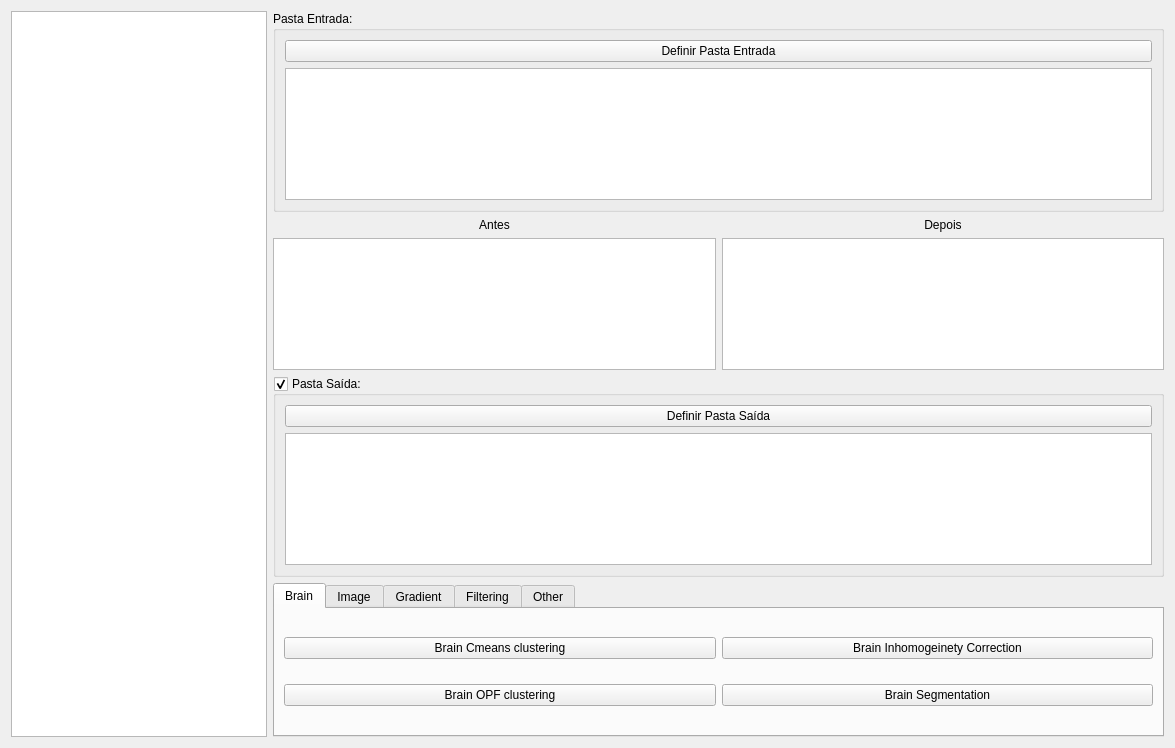
<?xml version="1.0" encoding="UTF-8"?>
<ui version="4.0">
 <class>DragDrop</class>
 <widget class="QWidget" name="DragDrop">
  <property name="geometry">
   <rect>
    <x>0</x>
    <y>0</y>
    <width>1175</width>
    <height>748</height>
   </rect>
  </property>
  <property name="windowTitle">
   <string>Form</string>
  </property>
  <layout class="QGridLayout" name="gridLayout_4">
   <item row="0" column="1">
    <widget class="QGroupBox" name="groupBoxEntrada">
     <property name="title">
      <string>Pasta Entrada:</string>
     </property>
     <layout class="QGridLayout" name="gridLayout_3">
      <item row="1" column="0">
       <widget class="QGraphicsView" name="graphicsViewInput">
        <property name="dragMode">
         <enum>QGraphicsView::ScrollHandDrag</enum>
        </property>
       </widget>
      </item>
      <item row="0" column="0">
       <widget class="PushButton" name="pushButtonInputFolder">
        <property name="acceptDrops">
         <bool>true</bool>
        </property>
        <property name="text">
         <string>Definir Pasta Entrada</string>
        </property>
       </widget>
      </item>
     </layout>
    </widget>
   </item>
   <item row="1" column="1">
    <layout class="QGridLayout" name="gridLayout">
     <item row="0" column="0">
      <widget class="QLabel" name="label">
       <property name="text">
        <string>Antes</string>
       </property>
       <property name="alignment">
        <set>Qt::AlignCenter</set>
       </property>
      </widget>
     </item>
     <item row="1" column="0">
      <widget class="GraphicsView" name="graphicsViewBefore">
       <property name="dragMode">
        <enum>QGraphicsView::ScrollHandDrag</enum>
       </property>
      </widget>
     </item>
     <item row="0" column="1">
      <widget class="QLabel" name="label_2">
       <property name="text">
        <string>Depois</string>
       </property>
       <property name="alignment">
        <set>Qt::AlignCenter</set>
       </property>
      </widget>
     </item>
     <item row="1" column="1">
      <widget class="GraphicsView" name="graphicsViewAfter">
       <property name="dragMode">
        <enum>QGraphicsView::ScrollHandDrag</enum>
       </property>
      </widget>
     </item>
    </layout>
   </item>
   <item row="2" column="1">
    <widget class="QGroupBox" name="groupBoxSaida">
     <property name="title">
      <string>Pasta Saída:</string>
     </property>
     <property name="checkable">
      <bool>true</bool>
     </property>
     <layout class="QGridLayout" name="gridLayout_2">
      <item row="0" column="0">
       <widget class="PushButton" name="pushButtonOutputFolder">
        <property name="acceptDrops">
         <bool>true</bool>
        </property>
        <property name="text">
         <string>Definir Pasta Saída</string>
        </property>
       </widget>
      </item>
      <item row="1" column="0">
       <widget class="GraphicsView" name="graphicsViewOutput">
        <property name="dragMode">
         <enum>QGraphicsView::ScrollHandDrag</enum>
        </property>
       </widget>
      </item>
     </layout>
    </widget>
   </item>
   <item row="3" column="1">
    <widget class="QTabWidget" name="tabWidget">
     <property name="currentIndex">
      <number>0</number>
     </property>
     <widget class="QWidget" name="tab">
      <attribute name="title">
       <string>Brain</string>
      </attribute>
      <layout class="QGridLayout" name="gridLayout_5">
       <item row="2" column="1">
        <widget class="PushButton" name="pushButtonBW_37">
         <property name="acceptDrops">
          <bool>true</bool>
         </property>
         <property name="text">
          <string>Brain Segmentation</string>
         </property>
         <property name="iconSize">
          <size>
           <width>48</width>
           <height>48</height>
          </size>
         </property>
        </widget>
       </item>
       <item row="0" column="0">
        <widget class="PushButton" name="pushButtonBW_40">
         <property name="acceptDrops">
          <bool>true</bool>
         </property>
         <property name="text">
          <string>Brain Cmeans clustering</string>
         </property>
         <property name="iconSize">
          <size>
           <width>48</width>
           <height>48</height>
          </size>
         </property>
        </widget>
       </item>
       <item row="0" column="1">
        <widget class="PushButton" name="pushButtonBW_39">
         <property name="acceptDrops">
          <bool>true</bool>
         </property>
         <property name="text">
          <string>Brain Inhomogeinety Correction</string>
         </property>
         <property name="iconSize">
          <size>
           <width>48</width>
           <height>48</height>
          </size>
         </property>
        </widget>
       </item>
       <item row="2" column="0">
        <widget class="PushButton" name="pushButtonBW_38">
         <property name="acceptDrops">
          <bool>true</bool>
         </property>
         <property name="text">
          <string>Brain OPF clustering</string>
         </property>
         <property name="iconSize">
          <size>
           <width>48</width>
           <height>48</height>
          </size>
         </property>
        </widget>
       </item>
      </layout>
     </widget>
     <widget class="QWidget" name="tab_2">
      <attribute name="title">
       <string>Image</string>
      </attribute>
      <layout class="QGridLayout" name="gridLayout_8">
       <item row="9" column="1">
        <widget class="PushButton" name="pushButtonBW_7">
         <property name="acceptDrops">
          <bool>true</bool>
         </property>
         <property name="text">
          <string>Image multiply</string>
         </property>
         <property name="iconSize">
          <size>
           <width>48</width>
           <height>48</height>
          </size>
         </property>
        </widget>
       </item>
       <item row="9" column="2">
        <widget class="PushButton" name="pushButtonBW_13">
         <property name="acceptDrops">
          <bool>true</bool>
         </property>
         <property name="text">
          <string>Image Multiply Mask</string>
         </property>
         <property name="iconSize">
          <size>
           <width>48</width>
           <height>48</height>
          </size>
         </property>
        </widget>
       </item>
       <item row="0" column="0">
        <widget class="PushButton" name="pushButtonBW_15">
         <property name="acceptDrops">
          <bool>true</bool>
         </property>
         <property name="text">
          <string>Image Binary Mask</string>
         </property>
         <property name="iconSize">
          <size>
           <width>48</width>
           <height>48</height>
          </size>
         </property>
        </widget>
       </item>
       <item row="6" column="2">
        <widget class="PushButton" name="pushButtonBW_9">
         <property name="acceptDrops">
          <bool>true</bool>
         </property>
         <property name="text">
          <string>Image merge</string>
         </property>
         <property name="iconSize">
          <size>
           <width>48</width>
           <height>48</height>
          </size>
         </property>
        </widget>
       </item>
       <item row="6" column="1">
        <widget class="PushButton" name="pushButtonBW_8">
         <property name="acceptDrops">
          <bool>true</bool>
         </property>
         <property name="text">
          <string>Image IFT watershed</string>
         </property>
         <property name="iconSize">
          <size>
           <width>48</width>
           <height>48</height>
          </size>
         </property>
        </widget>
       </item>
       <item row="3" column="1">
        <widget class="PushButton" name="pushButtonBW_4">
         <property name="acceptDrops">
          <bool>true</bool>
         </property>
         <property name="text">
          <string>Image Equalize</string>
         </property>
         <property name="iconSize">
          <size>
           <width>48</width>
           <height>48</height>
          </size>
         </property>
        </widget>
       </item>
       <item row="0" column="2">
        <widget class="PushButton" name="pushButtonBW_2">
         <property name="acceptDrops">
          <bool>true</bool>
         </property>
         <property name="text">
          <string>Image Cut Horizontal</string>
         </property>
         <property name="iconSize">
          <size>
           <width>48</width>
           <height>48</height>
          </size>
         </property>
        </widget>
       </item>
       <item row="3" column="2">
        <widget class="PushButton" name="pushButtonBW_5">
         <property name="acceptDrops">
          <bool>true</bool>
         </property>
         <property name="text">
          <string>Image Erode</string>
         </property>
         <property name="iconSize">
          <size>
           <width>48</width>
           <height>48</height>
          </size>
         </property>
        </widget>
       </item>
       <item row="0" column="1">
        <widget class="PushButton" name="pushButtonBW_14">
         <property name="acceptDrops">
          <bool>true</bool>
         </property>
         <property name="text">
          <string>Image Color Binary Mask</string>
         </property>
         <property name="iconSize">
          <size>
           <width>48</width>
           <height>48</height>
          </size>
         </property>
        </widget>
       </item>
       <item row="9" column="0">
        <widget class="PushButton" name="pushButtonBW_10">
         <property name="acceptDrops">
          <bool>true</bool>
         </property>
         <property name="text">
          <string>Image minimum spanning forest</string>
         </property>
         <property name="iconSize">
          <size>
           <width>48</width>
           <height>48</height>
          </size>
         </property>
        </widget>
       </item>
       <item row="6" column="0">
        <widget class="PushButton" name="pushButtonBW_6">
         <property name="acceptDrops">
          <bool>true</bool>
         </property>
         <property name="text">
          <string>Image IFT connected components</string>
         </property>
         <property name="iconSize">
          <size>
           <width>48</width>
           <height>48</height>
          </size>
         </property>
        </widget>
       </item>
       <item row="3" column="0">
        <widget class="PushButton" name="pushButtonBW_3">
         <property name="acceptDrops">
          <bool>true</bool>
         </property>
         <property name="text">
          <string>Image Dilate</string>
         </property>
         <property name="iconSize">
          <size>
           <width>48</width>
           <height>48</height>
          </size>
         </property>
        </widget>
       </item>
      </layout>
     </widget>
     <widget class="QWidget" name="tab_3">
      <attribute name="title">
       <string>Gradient</string>
      </attribute>
      <layout class="QGridLayout" name="gridLayout_7">
       <item row="9" column="0">
        <widget class="PushButton" name="pushButtonBW_19">
         <property name="acceptDrops">
          <bool>true</bool>
         </property>
         <property name="text">
          <string>Gradient Sobel</string>
         </property>
         <property name="iconSize">
          <size>
           <width>48</width>
           <height>48</height>
          </size>
         </property>
        </widget>
       </item>
       <item row="6" column="0">
        <widget class="PushButton" name="pushButtonBW_22">
         <property name="acceptDrops">
          <bool>true</bool>
         </property>
         <property name="text">
          <string>Gradient Multi Scale Size Canny</string>
         </property>
         <property name="iconSize">
          <size>
           <width>48</width>
           <height>48</height>
          </size>
         </property>
        </widget>
       </item>
       <item row="3" column="0">
        <widget class="PushButton" name="pushButtonBW_25">
         <property name="acceptDrops">
          <bool>true</bool>
         </property>
         <property name="text">
          <string>Gradient Hole Closing</string>
         </property>
         <property name="iconSize">
          <size>
           <width>48</width>
           <height>48</height>
          </size>
         </property>
        </widget>
       </item>
       <item row="0" column="0">
        <widget class="PushButton" name="pushButtonBW_28">
         <property name="acceptDrops">
          <bool>true</bool>
         </property>
         <property name="text">
          <string>Gradient Canny</string>
         </property>
         <property name="iconSize">
          <size>
           <width>48</width>
           <height>48</height>
          </size>
         </property>
        </widget>
       </item>
       <item row="0" column="1">
        <widget class="PushButton" name="pushButtonBW_27">
         <property name="acceptDrops">
          <bool>true</bool>
         </property>
         <property name="text">
          <string>Gradient Directional Sobel</string>
         </property>
         <property name="iconSize">
          <size>
           <width>48</width>
           <height>48</height>
          </size>
         </property>
        </widget>
       </item>
       <item row="0" column="2">
        <widget class="PushButton" name="pushButtonBW_26">
         <property name="acceptDrops">
          <bool>true</bool>
         </property>
         <property name="text">
          <string>Gradient Gabor</string>
         </property>
         <property name="iconSize">
          <size>
           <width>48</width>
           <height>48</height>
          </size>
         </property>
        </widget>
       </item>
       <item row="3" column="1">
        <widget class="PushButton" name="pushButtonBW_24">
         <property name="acceptDrops">
          <bool>true</bool>
         </property>
         <property name="text">
          <string>Gradient Morphological</string>
         </property>
         <property name="iconSize">
          <size>
           <width>48</width>
           <height>48</height>
          </size>
         </property>
        </widget>
       </item>
       <item row="3" column="2">
        <widget class="PushButton" name="pushButtonBW_23">
         <property name="acceptDrops">
          <bool>true</bool>
         </property>
         <property name="text">
          <string>Gradient Multi Scale Canny</string>
         </property>
         <property name="iconSize">
          <size>
           <width>48</width>
           <height>48</height>
          </size>
         </property>
        </widget>
       </item>
       <item row="6" column="1">
        <widget class="PushButton" name="pushButtonBW_21">
         <property name="acceptDrops">
          <bool>true</bool>
         </property>
         <property name="text">
          <string>Gradient MultiSubScaleCanny</string>
         </property>
         <property name="iconSize">
          <size>
           <width>48</width>
           <height>48</height>
          </size>
         </property>
        </widget>
       </item>
       <item row="6" column="2">
        <widget class="PushButton" name="pushButtonBW_20">
         <property name="acceptDrops">
          <bool>true</bool>
         </property>
         <property name="text">
          <string>Gradient ScaleCanny</string>
         </property>
         <property name="iconSize">
          <size>
           <width>48</width>
           <height>48</height>
          </size>
         </property>
        </widget>
       </item>
       <item row="9" column="1">
        <widget class="PushButton" name="pushButtonBW_18">
         <property name="acceptDrops">
          <bool>true</bool>
         </property>
         <property name="text">
          <string>Gradient Supressed Sobel</string>
         </property>
         <property name="iconSize">
          <size>
           <width>48</width>
           <height>48</height>
          </size>
         </property>
        </widget>
       </item>
      </layout>
     </widget>
     <widget class="QWidget" name="tab_4">
      <attribute name="title">
       <string>Filtering</string>
      </attribute>
      <layout class="QGridLayout" name="gridLayout_6">
       <item row="0" column="0">
        <widget class="PushButton" name="pushButtonBW_34">
         <property name="acceptDrops">
          <bool>true</bool>
         </property>
         <property name="text">
          <string>Filtering adaptive anisotropic</string>
         </property>
         <property name="iconSize">
          <size>
           <width>48</width>
           <height>48</height>
          </size>
         </property>
        </widget>
       </item>
       <item row="4" column="0">
        <widget class="PushButton" name="pushButtonBW_33">
         <property name="acceptDrops">
          <bool>true</bool>
         </property>
         <property name="text">
          <string>Filtering anisotropic</string>
         </property>
         <property name="iconSize">
          <size>
           <width>48</width>
           <height>48</height>
          </size>
         </property>
        </widget>
       </item>
       <item row="2" column="0">
        <widget class="PushButton" name="pushButtonBW_31">
         <property name="acceptDrops">
          <bool>true</bool>
         </property>
         <property name="text">
          <string>Fitering mean</string>
         </property>
         <property name="iconSize">
          <size>
           <width>48</width>
           <height>48</height>
          </size>
         </property>
        </widget>
       </item>
       <item row="0" column="1">
        <widget class="PushButton" name="pushButtonBW_30">
         <property name="acceptDrops">
          <bool>true</bool>
         </property>
         <property name="text">
          <string>Filtering median</string>
         </property>
         <property name="iconSize">
          <size>
           <width>48</width>
           <height>48</height>
          </size>
         </property>
        </widget>
       </item>
       <item row="2" column="1">
        <widget class="PushButton" name="pushButtonBW_32">
         <property name="acceptDrops">
          <bool>true</bool>
         </property>
         <property name="text">
          <string>Filtering gaussian</string>
         </property>
         <property name="iconSize">
          <size>
           <width>48</width>
           <height>48</height>
          </size>
         </property>
        </widget>
       </item>
       <item row="4" column="1">
        <widget class="PushButton" name="pushButtonBW_29">
         <property name="acceptDrops">
          <bool>true</bool>
         </property>
         <property name="text">
          <string>Filtering Optimum Anisotropic</string>
         </property>
         <property name="iconSize">
          <size>
           <width>48</width>
           <height>48</height>
          </size>
         </property>
        </widget>
       </item>
      </layout>
     </widget>
     <widget class="QWidget" name="tab_5">
      <attribute name="title">
       <string>Other</string>
      </attribute>
      <layout class="QGridLayout" name="gridLayout_9">
       <item row="0" column="0">
        <widget class="PushButton" name="pushButtonBW">
         <property name="acceptDrops">
          <bool>true</bool>
         </property>
         <property name="text">
          <string/>
         </property>
         <property name="icon">
          <iconset resource="../qrs/resources.qrc">
           <normaloff>:/icons/bw.jpg</normaloff>:/icons/bw.jpg</iconset>
         </property>
         <property name="iconSize">
          <size>
           <width>48</width>
           <height>48</height>
          </size>
         </property>
        </widget>
       </item>
       <item row="0" column="1">
        <widget class="PushButton" name="pushButtonBatchBW">
         <property name="acceptDrops">
          <bool>true</bool>
         </property>
         <property name="text">
          <string>Batch</string>
         </property>
         <property name="icon">
          <iconset resource="../qrs/resources.qrc">
           <normaloff>:/icons/bw.jpg</normaloff>:/icons/bw.jpg</iconset>
         </property>
         <property name="iconSize">
          <size>
           <width>48</width>
           <height>48</height>
          </size>
         </property>
        </widget>
       </item>
       <item row="5" column="0">
        <widget class="PushButton" name="pushButtonBW_12">
         <property name="acceptDrops">
          <bool>true</bool>
         </property>
         <property name="text">
          <string>PNM otsu</string>
         </property>
         <property name="iconSize">
          <size>
           <width>48</width>
           <height>48</height>
          </size>
         </property>
        </widget>
       </item>
       <item row="1" column="0">
        <widget class="PushButton" name="pushButtonBW_36">
         <property name="acceptDrops">
          <bool>true</bool>
         </property>
         <property name="text">
          <string>Clustering OPF distance</string>
         </property>
         <property name="iconSize">
          <size>
           <width>48</width>
           <height>48</height>
          </size>
         </property>
        </widget>
       </item>
       <item row="0" column="2">
        <widget class="PushButton" name="pushButtonInvert">
         <property name="acceptDrops">
          <bool>true</bool>
         </property>
         <property name="text">
          <string/>
         </property>
         <property name="icon">
          <iconset resource="../qrs/resources.qrc">
           <normaloff>:/icons/invert.jpg</normaloff>:/icons/invert.jpg</iconset>
         </property>
         <property name="iconSize">
          <size>
           <width>48</width>
           <height>48</height>
          </size>
         </property>
        </widget>
       </item>
       <item row="0" column="3">
        <widget class="PushButton" name="pushButtonBatchInvert">
         <property name="acceptDrops">
          <bool>true</bool>
         </property>
         <property name="text">
          <string>Batch</string>
         </property>
         <property name="icon">
          <iconset resource="../qrs/resources.qrc">
           <normaloff>:/icons/invert.jpg</normaloff>:/icons/invert.jpg</iconset>
         </property>
         <property name="iconSize">
          <size>
           <width>48</width>
           <height>48</height>
          </size>
         </property>
         <property name="flat">
          <bool>false</bool>
         </property>
        </widget>
       </item>
       <item row="1" column="1">
        <widget class="PushButton" name="pushButtonBW_35">
         <property name="acceptDrops">
          <bool>true</bool>
         </property>
         <property name="text">
          <string>Color Cmeans clustering</string>
         </property>
         <property name="iconSize">
          <size>
           <width>48</width>
           <height>48</height>
          </size>
         </property>
        </widget>
       </item>
       <item row="1" column="2">
        <widget class="PushButton" name="pushButtonBW_17">
         <property name="acceptDrops">
          <bool>true</bool>
         </property>
         <property name="text">
          <string>Heart COG</string>
         </property>
         <property name="iconSize">
          <size>
           <width>48</width>
           <height>48</height>
          </size>
         </property>
        </widget>
       </item>
       <item row="1" column="3">
        <widget class="PushButton" name="pushButtonBW_16">
         <property name="acceptDrops">
          <bool>true</bool>
         </property>
         <property name="text">
          <string>Heart Segmentation</string>
         </property>
         <property name="iconSize">
          <size>
           <width>48</width>
           <height>48</height>
          </size>
         </property>
        </widget>
       </item>
       <item row="5" column="1">
        <widget class="PushButton" name="pushButtonBW_11">
         <property name="acceptDrops">
          <bool>true</bool>
         </property>
         <property name="text">
          <string>Transform Euclidean</string>
         </property>
         <property name="iconSize">
          <size>
           <width>48</width>
           <height>48</height>
          </size>
         </property>
        </widget>
       </item>
      </layout>
     </widget>
    </widget>
   </item>
   <item row="0" column="0" rowspan="4">
    <widget class="QTreeView" name="treeView">
     <property name="sizePolicy">
      <sizepolicy hsizetype="Preferred" vsizetype="Expanding">
       <horstretch>0</horstretch>
       <verstretch>0</verstretch>
      </sizepolicy>
     </property>
     <property name="dragEnabled">
      <bool>true</bool>
     </property>
    </widget>
   </item>
  </layout>
 </widget>
 <customwidgets>
  <customwidget>
   <class>GraphicsView</class>
   <extends>QGraphicsView</extends>
   <header>src/graphicsview.h</header>
  </customwidget>
  <customwidget>
   <class>PushButton</class>
   <extends>QPushButton</extends>
   <header>src/pushbutton.h</header>
  </customwidget>
 </customwidgets>
 <resources>
  <include location="../qrs/resources.qrc"/>
 </resources>
 <connections/>
</ui>
